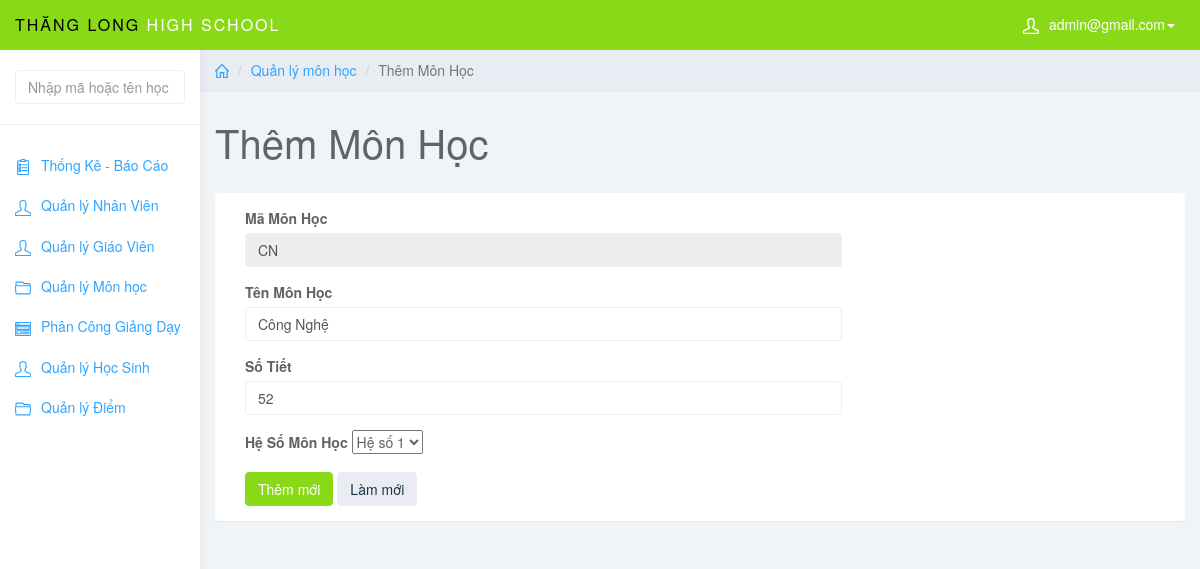
The page /admin/index.php?page=edit_monhoc&monhoc_id=CN (signed in) on the database its author committed.
### tables this page shows
CREATE TABLE `monhoc` (
  `MaMonHoc` varchar(5) NOT NULL,
  `TenMonHoc` varchar(20) NOT NULL,
  `SoTiet` int NOT NULL,
  `HeSoMonHoc` int NOT NULL,
  PRIMARY KEY (`MaMonHoc`)
);

### admin/edit_monhoc.php (the view, shortened to what this page needs)
<?php
$maMon = $_GET['monhoc_id'];
?>
<div class="col-sm-9 col-sm-offset-3 col-lg-10 col-lg-offset-2 main">
    <div class="row">
        <ol class="breadcrumb">
            <li><a href="index.php"><svg class="glyph stroked home">
                        <use xlink:href="#stroked-home"></use>
                    </svg></a></li>
            <li><a href="index.php?page=monhoc">Quản lý môn học</a></li>
            <li class="active">Thêm Môn Học</li>
        </ol>
    </div>
    <div class="row">
        <div class="col-lg-12">
            <h1 class="page-header">Thêm Môn Học </h1>
        </div>
    </div>
    <div class="row">
        <div class="col-lg-12">
            <div class="panel panel-default">
                <div class="panel-body">
                    <div class="col-md-8">
                        <?php
                        $sql = "SELECT * FROM monhoc WHERE MaMonHoc = '$maMon'";
                        $query = mysqli_query($conn, $sql);
                        $row = mysqli_fetch_assoc($query);
                        ?>
                        <form role="form" method="post">
                            <div class="form-group">
                                <label>Mã Môn Học</label>
                                <input name="id_mon" required type="text" maxlength="5" class="form-control" readonly="true"
                                    value="<?php echo $row['MaMonHoc'] ?>">
                            </div>
                            <div class="form-group">
                                <label>Tên Môn Học</label>
                                <input name="name_mon" required type="text" class="form-control"
                                    value="<?php echo $row['TenMonHoc'] ?>">
                            </div>
                            <div class="form-group">
                                <label>Số Tiết</label>
                                <input name="num_mon" required type="number" class="form-control"
                                    value="<?php echo $row['SoTiet'] ?>">
                            </div>
                            <div class="form-group">
                                <label>Hệ Số Môn Học</label>
                                <select name="heSo">
                                    <option value="1" <?php if ($row['HeSoMonHoc'] == 1) {
                                                            echo 'selected';
                                                        } ?>>Hệ số 1</option>
                                </select>
                            </div>
                            <button name="sbm" type="submit" class="btn btn-success">Thêm mới</button>
                            <button type="reset" class="btn btn-default">Làm mới</button>
                        </form>
                    </div>
                </div>
            </div>
        </div>
    </div>

### admin/css/styles.css (style rules this page uses)
body { background: #f1f4f7; padding-top: 50px; color: #5f6468; }
a, a:hover, a:focus { color: #30a5ff; }
h1, h2, h3, h4, h5, h6 { color: #5f6468; }
h1 { font-weight: 300; font-size: 40px; }
.form-control { border: 1px solid #eee; box-shadow: none; }
.btn-default, .btn-default:hover, .btn-default:focus, .btn-default:active, .btn-default.active, .open > .dropdown-toggle.btn-default, .btn-default.disabled, .btn-default[disabled], fieldset[disabled] .btn-default, .btn-default.disabled:hover, .btn-default[disabled]:hover, fieldset[disabled] .btn-default:hover, .btn-default.disabled:focus, .btn-default[disabled]:focus, fieldset[disabled] .btn-default:focus, .btn-default.disabled:active, .btn-default[disabled]:active, fieldset[disabled] .btn-default:active, .btn-default.disabled.active, .btn-default[disabled].active, fieldset[disabled] .btn-default.active { background-color: #e9ecf2; border-color: #e9ecf2; color: #1b3548; }
.btn-success, .btn-success:hover, .btn-success:focus, .btn-success:active, .btn-success.active, .open > .dropdown-toggle.btn-success, .btn-success.disabled, .btn-success[disabled], fieldset[disabled] .btn-success, .btn-success.disabled:hover, .btn-success[disabled]:hover, fieldset[disabled] .btn-success:hover, .btn-success.disabled:focus, .btn-success[disabled]:focus, fieldset[disabled] .btn-success:focus, .btn-success.disabled:active, .btn-success[disabled]:active, fieldset[disabled] .btn-success:active, .btn-success.disabled.active, .btn-success[disabled].active, fieldset[disabled] .btn-success.active { background-color: #8ad919; border-color: #8ad919; }
.panel { border: 0; }
.breadcrumb { border-radius: 0; padding: 10px 15px; background: #e9ecf2; box-shadow: 0 1px 1px rgba(0, 0, 0, .05); margin: 0 ; }
h1.page-header { margin-top: 30px; border-bottom: 0; }
.breadcrumb .glyph { height: 14px; width: 14px; margin: -2px 0 0 0; stroke-width: 4px; }

### rows shown on the page
monhoc: id_mon "CN", name_mon "Công Nghệ", num_mon "52", heSo "Hệ số 1"

### other values the page prints
$_SESSION['mail_user'] "admin@gmail.com"
